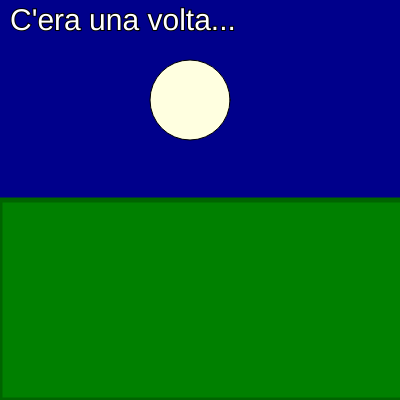
Frame 1 (no input)
Frame 60 (no input): identical to frame 1, image omitted
Frame 120 (the mouse pressed at the canvas centre since frame 60): identical to frame 1, image omitted

The p5.js sketch that drew this single still picture (run headless with seeded random() and noise() and a simulated clock; from frame 60 on, the mouse is pressed at the canvas centre):

// p5.js sketch
// ── sketch.js
function setup() {
  createCanvas(400, 400);
}

// esiste solamente una sola funzione una nel codice
// PRIMA COLORE POI FORMA RELATIVA!!
//    1. background
//    2. colore
//    3. stroke
//    4. forma


function draw() {
  background("darkblue");
  fill("lightyellow");
  stroke("black");  
  strokeWeight(1);
  circle(190,100,80);
  // dobbiamo cambiare i parametri di fill e stroke prima di poter modificare il rect
  fill("green");
  stroke("darkgreen");
  strokeWeight(5);
  rect(0,200,450,200);
  // testo
  fill("white");
  stroke(0);
  strokeWeight(2);
  textSize(30);
  text("C'era una volta...", 10,30);
}





// ── lezione2.html
<!DOCTYPE html>
<html lang="en">

<head>
    <meta charset="UTF-8">
    <meta name="viewport" content="width=device-width, initial-scale=1.0">
    <title>Lezione 2</title>
    <link rel="stylesheet" href="../style.css">
</head>

<body class="font-sans bg-blue-dark text-white">
    <header>
        <div class="flex px-40 justify-between items-center">
            <a href="../index.html">
                <h1 class="text-white font-bold hover:text-hotpink transition-all duration-200 "> Github Page</h1>
            </a>
            <a class="underline flex items-center github-link hover:text-hotpink duration-200"
                href="https://github.com/emma-troni/indice-lcg2425">
                <p class="text-white text-xs github-text">Github Repository</p>
                <svg class="git-hub-mark-svg hover:fill-hotpink duration-200 ease fill-white"
                    xmlns="http://www.w3.org/2000/svg">
                    <path fill-rule="evenodd" clip-rule="evenodd"
                        d="M48.854 0C21.839 0 0 22 0 49.217c0 21.756 13.993 40.172 33.405 46.69 2.427.49 3.316-1.059 3.316-2.362 0-1.141-.08-5.052-.08-9.127-13.59 2.934-16.42-5.867-16.42-5.867-2.184-5.704-5.42-7.17-5.42-7.17-4.448-3.015.324-3.015.324-3.015 4.934.326 7.523 5.052 7.523 5.052 4.367 7.496 11.404 5.378 14.235 4.074.404-3.178 1.699-5.378 3.074-6.6-10.839-1.141-22.243-5.378-22.243-24.283 0-5.378 1.94-9.778 5.014-13.2-.485-1.222-2.184-6.275.486-13.038 0 0 4.125-1.304 13.426 5.052a46.97 46.97 0 0 1 12.214-1.63c4.125 0 8.33.571 12.213 1.63 9.302-6.356 13.427-5.052 13.427-5.052 2.67 6.763.97 11.816.485 13.038 3.155 3.422 5.015 7.822 5.015 13.2 0 18.905-11.404 23.06-22.324 24.283 1.78 1.548 3.316 4.481 3.316 9.126 0 6.6-.08 11.897-.08 13.526 0 1.304.89 2.853 3.316 2.364 19.412-6.52 33.405-24.935 33.405-46.691C97.707 22 75.788 0 48.854 0z" />
                </svg>
            </a>

            <!-- <a href="https://github.com/emma-troni"><img class="w-10 hover:cursor-pointer"
                src="./img/github-mark-white.png" alt=""></a> -->
        </div>
    </header>
    <main>
        <h1 class="text-center font-thin text-3xl py-40">
            Contenuti Lezione 2
        </h1>
        <ul class="flex list-none wrap px-20">
            <li class="m-16 index-card">
                <div class="card">

                    <div class="card-content">
                        <a href="p5-intro/index.html">
                            <h3 class="card-title transition-all duration-200 text-2xl ">Output 1</h3>
                        </a>
                        <p class="card-paragraph p-top-16">Introduzione a p5.js</p>
                    </div>
                </div>
            </li>
            <li class="m-16 index-card">
                <div class="card">

                    <div class="card-content">
                        <a href="p5-advanced/index.html">
                            <h3 class="card-title transition-all duration-200 text-2xl ">Output 2</h3>
                        </a>
                        <p class="card-paragraph p-top-16">Introduzione ai cicli for e if.</p>
                    </div>
                </div>
            </li>
            <li class="m-16 index-card">
                <div class="card">
                    <div class="card-content">
                        <a href="p5-es/index.html">
                            <h3 class="card-title transition-all duration-200 text-2xl ">Output 3</h3>
                        </a>
                        <p class="card-paragraph p-top-16">Esercizio in classe.</p>
                    </div>
                </div>
            </li>
        </ul>
        <h1 class="text-center font-thin text-3xl">
            <a href="../index.html" class="decoration-transparent underline hover:decoration-hotpink duration-400 text">Clicca qui per tornare
                all'Indice delle lezioni.</a>
        </h1>
        

    </main>



</body>

</html>
